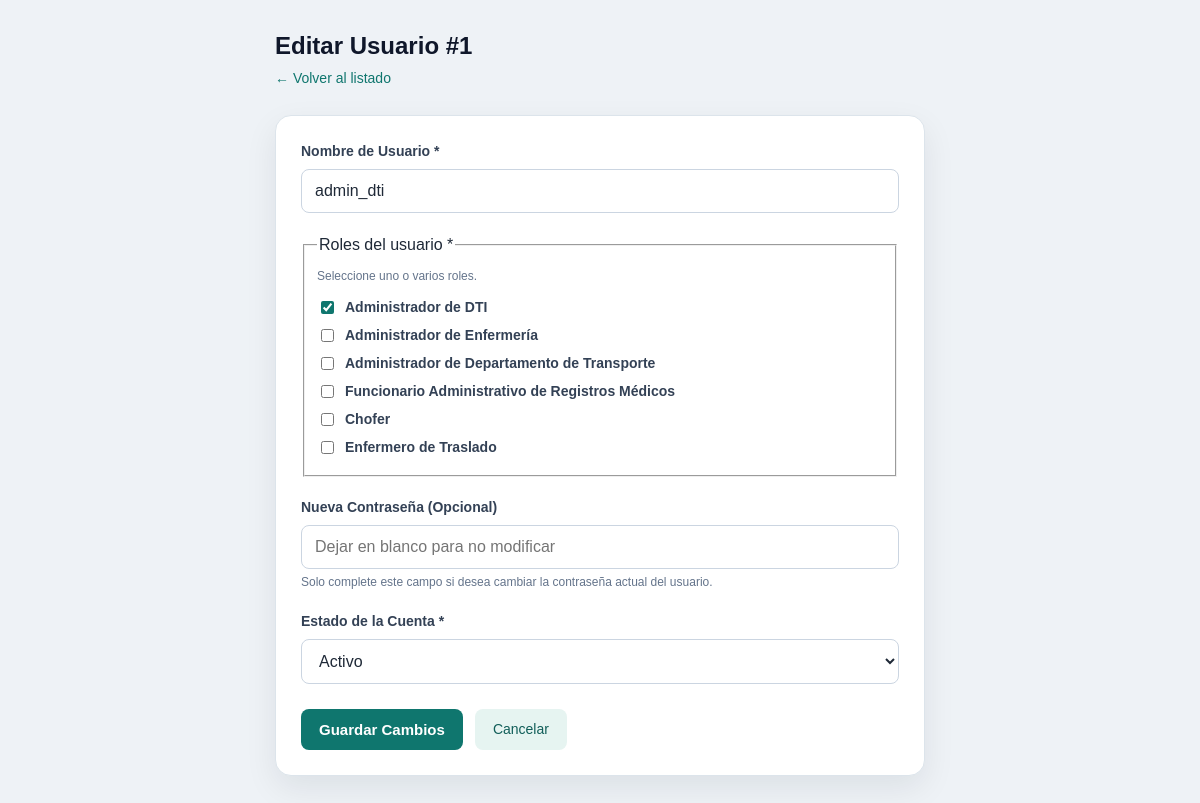
Screenshot of /usuario/Vista/editar.php?id=1 (signed in) with the database file from the repository.
### tables this page shows
CREATE TABLE `rol` (
  `id_rol` int(11) NOT NULL,
  `nombre_rol` varchar(50) NOT NULL,
  `descripcion` varchar(255) DEFAULT NULL
);

### usuario/Model/UsuarioModelo.php (called while the page is built, shortened)
<?php
class UsuarioModelo
{
       public static function obtenerPorId(int $idUsuario): ?array
    {
        $conexion = Conexion::conectar();
        $sql = "
            SELECT id_usuario, nombre_usuario, activo
            FROM usuario
            WHERE id_usuario = :id_usuario
        ";
        $consulta = $conexion->prepare($sql);
        $consulta->execute([
            ':id_usuario' => $idUsuario
        ]);
        $usuario = $consulta->fetch(PDO::FETCH_ASSOC);
        $roles = self::obtenerRolesUsuario($idUsuario);
        $usuario['roles'] = $roles;
        $usuario['ids_roles'] = array_map(
            function ($rol) {
                return (int) $rol['id_rol'];
            },
            $roles
        );
        $usuario['nombre_rol'] = implode(
            ' / ',
            array_column($roles, 'nombre_rol')
        );
        $usuario['id_rol'] = count($roles) === 1
            ? (int) $roles[0]['id_rol']
            : null;
        return $usuario;
    }
    public static function obtenerRolesUsuario(int $idUsuario): array
{
    $conexion = Conexion::conectar();
    $sql = "
        SELECT r.id_rol, r.nombre_rol
        FROM usuario_rol ur
        INNER JOIN rol r ON r.id_rol = ur.id_rol
        WHERE ur.id_usuario = :id_usuario
        ORDER BY r.id_rol
    ";
    $consulta = $conexion->prepare($sql);
    $consulta->execute([':id_usuario' => $idUsuario]);
    return $consulta->fetchAll(PDO::FETCH_ASSOC);
}
    public static function listarRoles(): array
    {
        $conexion = Conexion::conectar();
        $sql = "
            SELECT
                id_rol,
                nombre_rol,
                descripcion
            FROM rol
            ORDER BY id_rol ASC
        ";
        $consulta = $conexion->prepare($sql);
        $consulta->execute();
        return $consulta->fetchAll(PDO::FETCH_ASSOC);
    }
}

### usuario/Vista/editar.php (the view, shortened to what this page needs)
<?php
require_once __DIR__ . '/../Model/UsuarioModelo.php';
$idUsuario = (int) ($_GET['id'] ?? 0);
$usuario = UsuarioModelo::obtenerPorId($idUsuario);
$roles = UsuarioModelo::listarRoles();
?>
<!DOCTYPE html>
<html lang="es">
<head>
    <link rel="stylesheet" href="../../serviciosComunes/vistaGeneral/assets/css/tema-institucional.css?v=20261021-1">
</head>
<body>
<div class="contenedor">
    <div class="cabecera-seccion">
        <h1>Editar Usuario #<?= (int)$usuario['id_usuario'] ?></h1>
        <a href="listado.php" class="enlace-volver">← Volver al listado</a>
    </div>
    <form class="tarjeta-formulario" action="../Controlador/ControladorUsuarios.php" method="POST">
        <div class="campo">
            <label for="nombre_usuario">Nombre de Usuario *</label>
            <input type="text" id="nombre_usuario" name="nombre_usuario"
                   value="<?= htmlspecialchars($usuario['nombre_usuario']) ?>" required>
        </div>
                <fieldset class="campo">
            <legend>Roles del usuario *</legend>
            <p class="campo-ayuda">
                Seleccione uno o varios roles.
            </p>
            <?php foreach ($roles as $r): ?>
                <label
                    style="display: flex; align-items: center; gap: 8px;"
                >
                    <input
                        type="checkbox"
                        name="ids_roles[]"
                        value="<?= (int) $r['id_rol'] ?>"
                        style="width: auto;"
                        <?= in_array(
                            (int) $r['id_rol'],
                            $usuario['ids_roles'],
                            true
                        ) ? 'checked' : '' ?>
                    >
                    <?= htmlspecialchars(
                        $r['nombre_rol'],
                        ENT_QUOTES,
                        'UTF-8'
                    ) ?>
                </label>
            <?php endforeach; ?>
        </fieldset>
        <div class="campo">
            <label for="password">Nueva Contraseña (Opcional)</label>
            <input type="password" id="password" name="password" placeholder="Dejar en blanco para no modificar">
            <div class="campo-ayuda">Solo complete este campo si desea cambiar la contraseña actual del usuario.</div>
        </div>
        <div class="campo">
            <label for="activo">Estado de la Cuenta *</label>
            <select id="activo" name="activo" required>
                <option value="1" <?= ((int)$usuario['activo'] === 1) ? 'selected' : '' ?>>Activo</option>
            </select>
        </div>
        <div class="acciones-formulario">
            <button type="submit" class="boton boton-primario">Guardar Cambios</button>
            <a href="listado.php" class="boton boton-secundario">Cancelar</a>
        </div>
    </form>
</div>
</body>
</html>

### serviciosComunes/vistaGeneral/assets/css/tema-institucional.css (style rules this page uses)
:root { --primary: #0f766e; --primary-hover: #115e59; --primary-light: #e6f4f1; --bg-color: #eef2f6; --card-bg: #fff; --text-main: #1f2937; --text-muted: #64748b; --border-color: #cbd5e1; --shadow-sm: 0 3px 12px rgba(15, 23, 42, .04); --shadow-md: 0 12px 32px rgba(15, 23, 42, .08); }
body { font-family: Arial, sans-serif; color: var(--text-main); background: var(--bg-color); line-height: 1.5; }
button, input, select, textarea { font-family: inherit; }
button, summary { cursor: pointer; }
a { color: var(--primary); }
h1, h2, h3, h4 { color: var(--text-main); line-height: 1.3; }
.card-formulario, .card-traslado, .card-traslado-activo, .card-pendiente, .card-historial, .tarjeta-formulario, .tarjeta-detalle, .tarjeta, .card { background: white; border: 1px solid #dce4eb; border-radius: 16px; box-shadow: var(--shadow-md); }
.form-input, .campo input:not([type="checkbox"]):not([type="radio"]), .campo select, .form-group input:not([type="checkbox"]):not([type="radio"]), .form-group select, .form-group textarea, .tarjeta select, main > form select, .search-input, #sec-mis-solicitudes input[type="text"] { border: 1px solid var(--border-color); border-radius: 8px; padding: 12px 13px; font-size: 16px; background: white; color: var(--text-main); max-width: 100%; }
input[type="checkbox"], input[type="radio"] { accent-color: var(--primary); }
.btn-primary, .boton-primario, .btn-action.btn-success, .tarjeta button, main > form > button, #sec-mis-solicitudes button[type="submit"] { background: var(--primary); color: white; border: 0; border-radius: 8px; padding: 12px 18px; font-size: 15px; font-weight: 700; text-decoration: none; }
.boton-secundario { background: #e6f4f1; color: #115e59; border-radius: 8px; }
.enlace-volver { color: var(--primary); }

### usuario/Vista/editar.php (style rules this page uses)
* { box-sizing: border-box; }
body { margin: 0; padding: 30px; font-family: Arial, sans-serif; background: #f4f7fb; color: #1e293b; }
.contenedor { max-width: 650px; margin: auto; }
.cabecera-seccion { margin-bottom: 25px; }
.cabecera-seccion h1 { margin: 0 0 5px 0; font-size: 1.5rem; color: #0f172a; }
.enlace-volver { color: #0284c7; text-decoration: none; font-size: 14px; }
.tarjeta-formulario { background: white; padding: 25px; border-radius: 8px; border: 1px solid #e2e8f0; box-shadow: 0 1px 3px rgba(0,0,0,0.05); }
.campo { margin-bottom: 20px; }
.campo label { display: block; margin-bottom: 7px; font-size: 14px; font-weight: 600; color: #334155; }
.campo input, .campo select { width: 100%; padding: 10px 12px; border: 1px solid #cbd5e1; border-radius: 6px; font-size: 14px; outline: none; transition: border-color 0.2s; }
.campo-ayuda { font-size: 12px; color: #64748b; margin-top: 4px; }
.acciones-formulario { display: flex; gap: 12px; margin-top: 25px; }
.boton { display: inline-block; padding: 10px 18px; border-radius: 6px; font-size: 14px; font-weight: 500; text-decoration: none; cursor: pointer; border: none; }
.boton-primario { background: #0284c7; color: white; }
.boton-secundario { background: #e2e8f0; color: #334155; }

### rows the page displays
rol: id_rol "☑", nombre_rol "Administrador de DTI"
rol: nombre_rol "Administrador de Enfermería"
rol: nombre_rol "Administrador de Departamento de Transporte"
rol: nombre_rol "Funcionario Administrativo de Registros Médicos"
rol: nombre_rol "Chofer"
rol: nombre_rol "Enfermero de Traslado"

### other values shown
$usuario['id_usuario'] "1"
